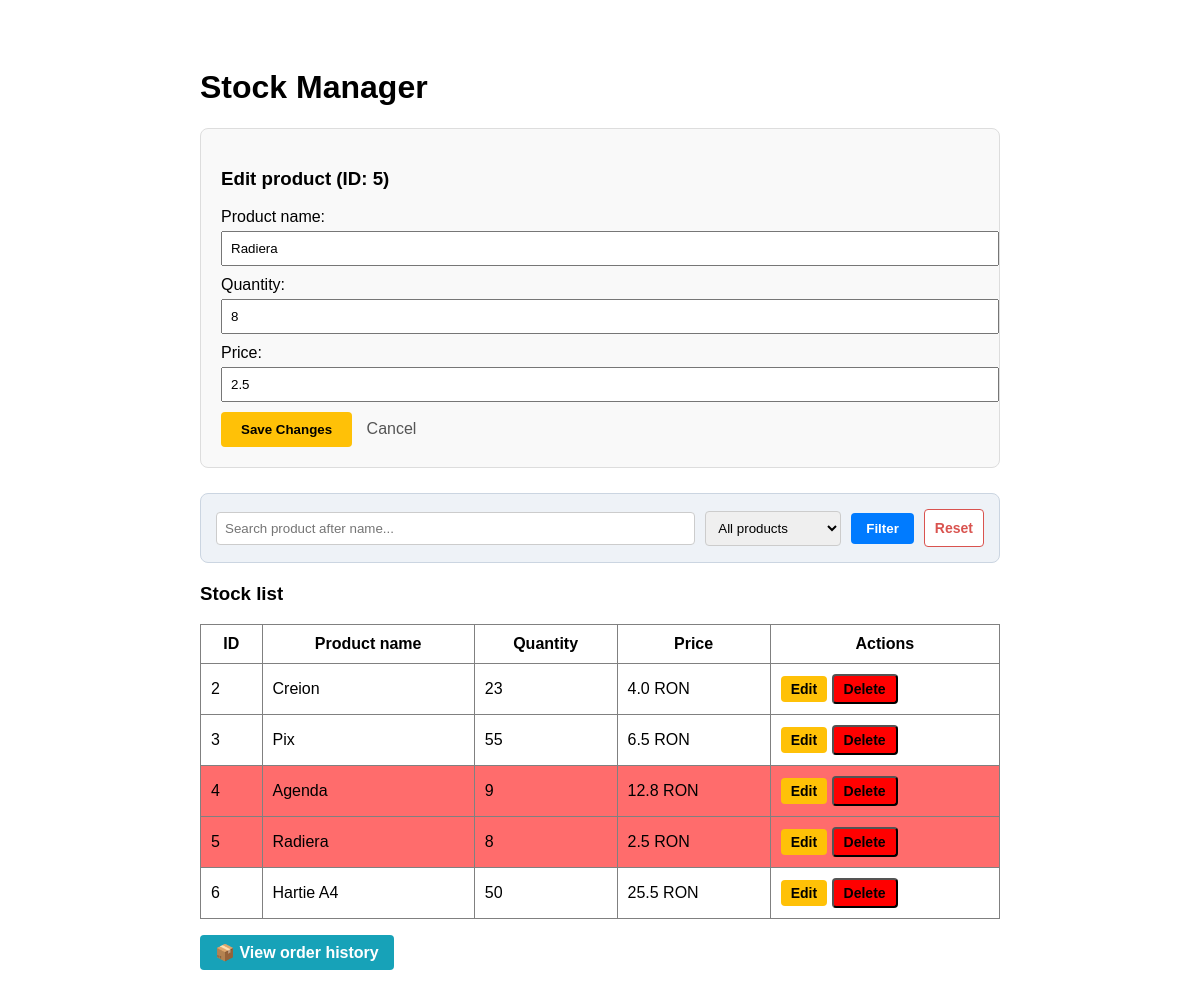
Screenshot of /edit/5 with the database file from the repository.
### tables this page shows
CREATE TABLE products (
            id INTEGER PRIMARY KEY AUTOINCREMENT,
            name TEXT NOT NULL,
            quantity INTEGER NOT NULL,
            price REAL NOT NULL
        );

### app.py (the view)
@app.route('/edit/<int:id>')
def edit_product(id):
    conn = get_db_connection()
    products = conn.execute('SELECT * FROM products').fetchall()
    product_to_edit = conn.execute('SELECT * FROM products WHERE id = ?', (id,)).fetchone()
    conn.close()
    return render_template('index.html', products=products, product_to_edit=product_to_edit)

### app.py (called while the page is built)
def get_db_connection():
    conn = sqlite3.connect('stock.db') # deschide conexiunea la baza de date
    conn.row_factory = sqlite3.Row # permite accesarea coloanelor din baza de date ca și cum ar fi atribute ale unui obiect
    return conn # returnează obiectul de conexiune creat

@app.context_processor
def inject_low_stock_count():
    try:
        conn = get_db_connection()
        count = conn.execute('SELECT COUNT(*) FROM products WHERE quantity <= 5').fetchone()[0]
        conn.close()
    except:
        count = 0
    return dict(low_stock_count=count)

### templates/index.html (shortened to what this page needs)
<!DOCTYPE html>
<html lang="ro">
<head>
    <link rel="stylesheet" href="{{ url_for('static', filename='style.css') }}">
</head>
<body>
    <div class="container" style="padding: 40px; font-family: sans-serif; max-width: 800px; margin: auto;">
        <h1>Stock Manager</h1>
        <div class="card-add">
            <h3>{% if product_to_edit %}Edit product (ID: {{ product_to_edit.id }}){% else %}Add new product{% endif %}</h3>
            <form action="{% if product_to_edit %}/update/{{ product_to_edit.id }}{% else %}/add{% endif %}" method="POST">
                <div style="margin-bottom: 10px;">
                    <label>Product name:</label><br>
                    <input type="text" name="name" value="{{ product_to_edit.name if product_to_edit else '' }}" required style="width: 100%; padding: 8px; margin-top: 5px;">
                </div>
                <div style="margin-bottom: 10px;">
                    <label>Quantity:</label><br>
                    <input type="number" name="quantity" value="{{ product_to_edit.quantity if product_to_edit else '' }}" required style="width: 100%; padding: 8px; margin-top: 5px;">
                </div>
                <div style="margin-bottom: 10px;">
                    <label>Price:</label><br>
                    <input type="number" step="0.01" name="price" value="{{ product_to_edit.price if product_to_edit else '' }}" required style="width: 100%; padding: 8px; margin-top: 5px;">
                </div>
                <button type="submit" class="btn-form {% if product_to_edit %}btn-edit{% else %}btn-add{% endif %}">
                    {% if product_to_edit %}Save Changes{% else %}Add Product{% endif %}
                </button>
                {% if product_to_edit %}
                <a href="/" style="margin-left: 10px; text-decoration: none; color: #555;">Cancel</a>
                {% endif %}
            </form>
        </div>
        <div style="background: #eef2f7; padding: 15px; margin-bottom: 20px; border-radius: 8px; border: 1px solid #cbd5e1;">
            <form method="GET" action="/search" style="display: flex; gap: 10px; align-items: center; flex-wrap: wrap;">
                <input type="text" name="search" value="{{ search }}" placeholder="Search product after name..." style="flex: 1; padding: 8px; border: 1px solid #ccc; border-radius: 4px; min-width: 200px;">
                <select name="filter" style="padding: 8px; border: 1px solid #ccc; border-radius: 4px;">
                    <option value="all" {% if filter_status == 'all' %}selected{% endif %}>All products</option>
                </select>
                <button type="submit" style="background: #007bff; color: white; border: none; padding: 8px 15px; border-radius: 4px; cursor: pointer; font-weight: bold;">Filter</button>
                {% if search or filter_status != 'all' %}
                <a href="/" style="text-decoration: none; background: white; padding: 10px; border: 1px solid #d9534f; border-radius: 4px; color: #d9534f; font-weight: bold; font-size: 14px;">Reset</a>
                {% endif %}
            </form>
        </div>
        <h3>Stock list</h3>
        <table border="1" cellpadding="10" cellspacing="0" style="width: 100%; border-collapse: collapse;">
            <tr>
                <th>ID</th>
                <th>Product name</th>
                <th>Quantity</th>
                <th>Price</th>
                <th>Actions</th>
            </tr>
            {% for product in products %}
            <tr bgcolor="{% if product.quantity <= 10 %}#ff6c6c{% else %}transparent{% endif %}">
                <td>{{ product.id }}</td>
                <td>{{ product.name }}</td>
                <td>{{ product.quantity }}</td>
                <td>{{ product.price }} RON</td>
                <td>
                    <a href="/edit/{{ product.id }}" style="background: #ffc107; color: black; padding: 5px 10px; text-decoration: none; border-radius: 4px; font-size: 14px; font-weight: bold;">Edit</a>
                    <form action="/delete/{{ product.id }}" method="POST" style="display: inline;">
                        <button type="submit" class="btn-delete" onclick="return confirm('Are you sure you want to delete this product?');">Delete</button>
                    </form>
                </td>
            </tr>
            {% endfor %}
        </table>
        <p><a href="/orders" style="text-decoration: none; background: #17a2b8; color: white; padding: 8px 15px; border-radius: 4px; font-weight: bold; display: inline-block; margin-bottom: 20px;">📦 View order history</a></p>
    </div>
</body>
</html>

### static/style.css (style rules this page uses)
.card-add { background: #f9f9f9; border: 1px solid #ddd; padding: 20px; margin-bottom: 25px; border-radius: 8px; }
.btn-form { padding: 10px 20px; border: none; border-radius: 4px; cursor: pointer; font-weight: bold; }
.btn-edit { background: #ffc107; color: black; }
.btn-delete { background: #ff0000; color: black; padding: 5px 10px; text-decoration: none; border-radius: 4px; font-size: 14px; font-weight: bold; }

### rows the page displays
products: id "5", name "Radiera", quantity "8", price "2.5"
products: id "2", name "Creion", quantity "23", price "4.0"
products: id "3", name "Pix", quantity "55", price "6.5"
products: id "4", name "Agenda", quantity "9", price "12.8"
products: id "6", name "Hartie A4", quantity "50", price "25.5"
